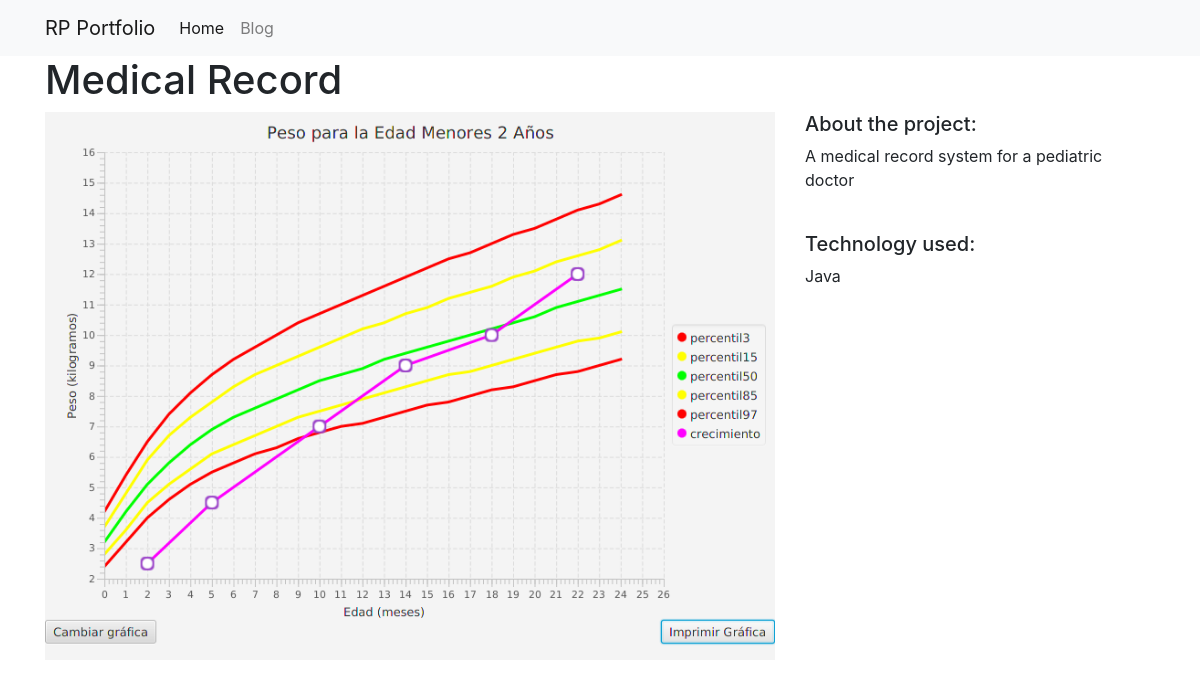
Screenshot of /projects/5/ with the database file from the repository.
### projects/models.py (models this page shows)
class Project(models.Model):
    title = models.CharField(max_length=100)
    description = models.TextField()
    technology = models.CharField(max_length=20)
    image = models.FilePathField(path="/img", default='crecimiento')

### projects/views.py (the view)
# urls.py: path("<int:pk>/", views.project_detail, name="project_detail"),
def project_detail(request, pk):
    project = Project.objects.get(pk=pk)
    context = {
        'project': project
    }
    return render(request, 'project_detail.html', context)

### projects/templates/project_detail.html
{% extends "base.html" %}
{% load static %}
{% block page_content %}
<h1>{{ project.title }}</h1>
<div class="row">
    <div class="col-md-8">
        <img src="{% static project.image %}" alt="" width="100%">
    </div>
    <div class="col-md-4">
        <h5>About the project:</h5>
        <p>{{ project.description }}</p>
        <br>
        <h5>Technology used:</h5>
        <p>{{ project.technology }}</p>
    </div>
</div>
{% endblock %}

### rows the page displays
Project: title "Medical Record", image (picture), description "A medical record system for a pediatric doctor", technology "Java"
